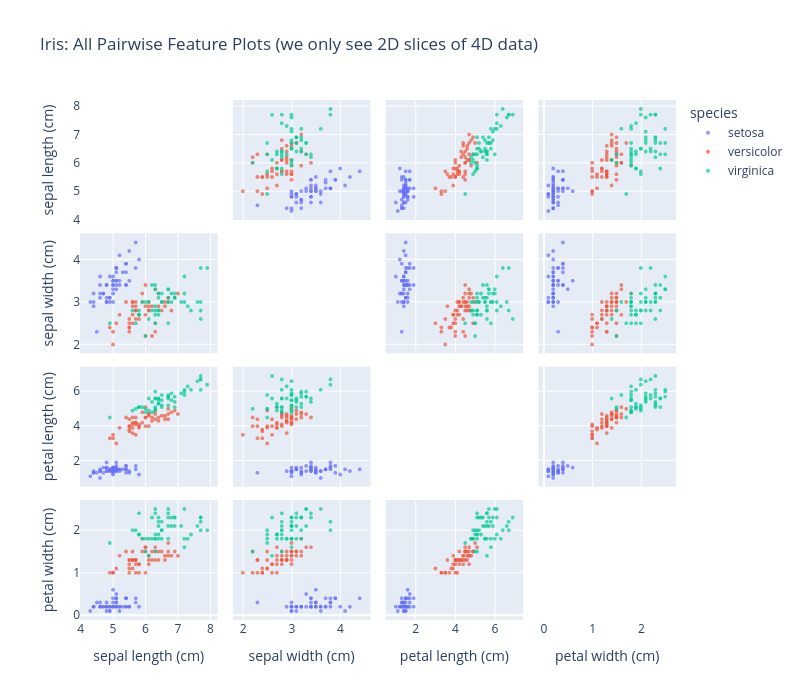

This figure's notebook cell:
### Markdown cell above
## Step 1: The Problem — We Can't See 4D

Let's try looking at pairs of features. We get *some* separation, but we're only seeing 2 out of 4 dimensions at a time. We might be missing the best angle.

### Code cell
# Scatter matrix — every pair of features
fig = px.scatter_matrix(
    df, 
    dimensions=feature_names, 
    color='species',
    title='Iris: All Pairwise Feature Plots (we only see 2D slices of 4D data)',
    opacity=0.7,
    height=700, width=800
)
fig.update_traces(diagonal_visible=False, marker=dict(size=4))
fig.show()

### Figure 1 — Plotly figure (JSON) as saved in the notebook; plotly's stock layout.template omitted (floating-point values rounded to 4 significant figures)
{"data": [{"diagonal": {"visible": false}, "dimensions": [{"axis": {"matches": true}, "label": "sepal length (cm)", "values": [5.1, 4.9, 4.7, 4.6, 5.0, 5.4, 4.6, 5.0, 4.4, 4.9, 5.4, 4.8, 4.8, 4.3, 5.8, 5.7, 5.4, 5.1, 5.7, 5.1, 5.4, 5.1, 4.6, 5.1, 4.8, 5.0, 5.0, 5.2, 5.2, 4.7, 4.8, 5.4, 5.2, 5.5, 4.9, 5.0, 5.5, 4.9, 4.4, 5.1, 5.0, 4.5, 4.4, 5.0, 5.1, 4.8, 5.1, 4.6, 5.3, 5.0]}, {"axis": {"matches": true}, "label": "sepal width (cm)", "values": [3.5, 3.0, 3.2, 3.1, 3.6, 3.9, 3.4, 3.4, 2.9, 3.1, 3.7, 3.4, 3.0, 3.0, 4.0, 4.4, 3.9, 3.5, 3.8, 3.8, 3.4, 3.7, 3.6, 3.3, 3.4, 3.0, 3.4, 3.5, 3.4, 3.2, 3.1, 3.4, 4.1, 4.2, 3.1, 3.2, 3.5, 3.6, 3.0, 3.4, 3.5, 2.3, 3.2, 3.5, 3.8, 3.0, 3.8, 3.2, 3.7, 3.3]}, {"axis": {"matches": true}, "label": "petal length (cm)", "values": [1.4, 1.4, 1.3, 1.5, 1.4, 1.7, 1.4, 1.5, 1.4, 1.5, 1.5, 1.6, 1.4, 1.1, 1.2, 1.5, 1.3, 1.4, 1.7, 1.5, 1.7, 1.5, 1.0, 1.7, 1.9, 1.6, 1.6, 1.5, 1.4, 1.6, 1.6, 1.5, 1.5, 1.4, 1.5, 1.2, 1.3, 1.4, 1.3, 1.5, 1.3, 1.3, 1.3, 1.6, 1.9, 1.4, 1.6, 1.4, 1.5, 1.4]}, {"axis": {"matches": true}, "label": "petal width (cm)", "values": [0.2, 0.2, 0.2, 0.2, 0.2, 0.4, 0.3, 0.2, 0.2, 0.1, 0.2, 0.2, 0.1, 0.1, 0.2, 0.4, 0.4, 0.3, 0.3, 0.3, 0.2, 0.4, 0.2, 0.5, 0.2, 0.2, 0.4, 0.2, 0.2, 0.2, 0.2, 0.4, 0.1, 0.2, 0.2, 0.2, 0.2, 0.1, 0.2, 0.2, 0.3, 0.3, 0.2, 0.6, 0.4, 0.3, 0.2, 0.2, 0.2, 0.2]}], "hovertemplate": "species=setosa<br>%{xaxis.title.text}=%{x}<br>%{yaxis.title.text}=%{y}<extra></extra>", "legendgroup": "setosa", "marker": {"color": "#636efa", "opacity": 0.7, "size": 4, "symbol": "circle"}, "name": "setosa", "showlegend": true, "type": "splom"}, {"diagonal": {"visible": false}, "dimensions": [{"axis": {"matches": true}, "label": "sepal length (cm)", "values": [7.0, 6.4, 6.9, 5.5, 6.5, 5.7, 6.3, 4.9, 6.6, 5.2, 5.0, 5.9, 6.0, 6.1, 5.6, 6.7, 5.6, 5.8, 6.2, 5.6, 5.9, 6.1, 6.3, 6.1, 6.4, 6.6, 6.8, 6.7, 6.0, 5.7, 5.5, 5.5, 5.8, 6.0, 5.4, 6.0, 6.7, 6.3, 5.6, 5.5, 5.5, 6.1, 5.8, 5.0, 5.6, 5.7, 5.7, 6.2, 5.1, 5.7]}, {"axis": {"matches": true}, "label": "sepal width (cm)", "values": [3.2, 3.2, 3.1, 2.3, 2.8, 2.8, 3.3, 2.4, 2.9, 2.7, 2.0, 3.0, 2.2, 2.9, 2.9, 3.1, 3.0, 2.7, 2.2, 2.5, 3.2, 2.8, 2.5, 2.8, 2.9, 3.0, 2.8, 3.0, 2.9, 2.6, 2.4, 2.4, 2.7, 2.7, 3.0, 3.4, 3.1, 2.3, 3.0, 2.5, 2.6, 3.0, 2.6, 2.3, 2.7, 3.0, 2.9, 2.9, 2.5, 2.8]}, {"axis": {"matches": true}, "label": "petal length (cm)", "values": [4.7, 4.5, 4.9, 4.0, 4.6, 4.5, 4.7, 3.3, 4.6, 3.9, 3.5, 4.2, 4.0, 4.7, 3.6, 4.4, 4.5, 4.1, 4.5, 3.9, 4.8, 4.0, 4.9, 4.7, 4.3, 4.4, 4.8, 5.0, 4.5, 3.5, 3.8, 3.7, 3.9, 5.1, 4.5, 4.5, 4.7, 4.4, 4.1, 4.0, 4.4, 4.6, 4.0, 3.3, 4.2, 4.2, 4.2, 4.3, 3.0, 4.1]}, {"axis": {"matches": true}, "label": "petal width (cm)", "values": [1.4, 1.5, 1.5, 1.3, 1.5, 1.3, 1.6, 1.0, 1.3, 1.4, 1.0, 1.5, 1.0, 1.4, 1.3, 1.4, 1.5, 1.0, 1.5, 1.1, 1.8, 1.3, 1.5, 1.2, 1.3, 1.4, 1.4, 1.7, 1.5, 1.0, 1.1, 1.0, 1.2, 1.6, 1.5, 1.6, 1.5, 1.3, 1.3, 1.3, 1.2, 1.4, 1.2, 1.0, 1.3, 1.2, 1.3, 1.3, 1.1, 1.3]}], "hovertemplate": "species=versicolor<br>%{xaxis.title.text}=%{x}<br>%{yaxis.title.text}=%{y}<extra></extra>", "legendgroup": "versicolor", "marker": {"color": "#EF553B", "opacity": 0.7, "size": 4, "symbol": "circle"}, "name": "versicolor", "showlegend": true, "type": "splom"}, {"diagonal": {"visible": false}, "dimensions": [{"axis": {"matches": true}, "label": "sepal length (cm)", "values": [6.3, 5.8, 7.1, 6.3, 6.5, 7.6, 4.9, 7.3, 6.7, 7.2, 6.5, 6.4, 6.8, 5.7, 5.8, 6.4, 6.5, 7.7, 7.7, 6.0, 6.9, 5.6, 7.7, 6.3, 6.7, 7.2, 6.2, 6.1, 6.4, 7.2, 7.4, 7.9, 6.4, 6.3, 6.1, 7.7, 6.3, 6.4, 6.0, 6.9, 6.7, 6.9, 5.8, 6.8, 6.7, 6.7, 6.3, 6.5, 6.2, 5.9]}, {"axis": {"matches": true}, "label": "sepal width (cm)", "values": [3.3, 2.7, 3.0, 2.9, 3.0, 3.0, 2.5, 2.9, 2.5, 3.6, 3.2, 2.7, 3.0, 2.5, 2.8, 3.2, 3.0, 3.8, 2.6, 2.2, 3.2, 2.8, 2.8, 2.7, 3.3, 3.2, 2.8, 3.0, 2.8, 3.0, 2.8, 3.8, 2.8, 2.8, 2.6, 3.0, 3.4, 3.1, 3.0, 3.1, 3.1, 3.1, 2.7, 3.2, 3.3, 3.0, 2.5, 3.0, 3.4, 3.0]}, {"axis": {"matches": true}, "label": "petal length (cm)", "values": [6.0, 5.1, 5.9, 5.6, 5.8, 6.6, 4.5, 6.3, 5.8, 6.1, 5.1, 5.3, 5.5, 5.0, 5.1, 5.3, 5.5, 6.7, 6.9, 5.0, 5.7, 4.9, 6.7, 4.9, 5.7, 6.0, 4.8, 4.9, 5.6, 5.8, 6.1, 6.4, 5.6, 5.1, 5.6, 6.1, 5.6, 5.5, 4.8, 5.4, 5.6, 5.1, 5.1, 5.9, 5.7, 5.2, 5.0, 5.2, 5.4, 5.1]}, {"axis": {"matches": true}, "label": "petal width (cm)", "values": [2.5, 1.9, 2.1, 1.8, 2.2, 2.1, 1.7, 1.8, 1.8, 2.5, 2.0, 1.9, 2.1, 2.0, 2.4, 2.3, 1.8, 2.2, 2.3, 1.5, 2.3, 2.0, 2.0, 1.8, 2.1, 1.8, 1.8, 1.8, 2.1, 1.6, 1.9, 2.0, 2.2, 1.5, 1.4, 2.3, 2.4, 1.8, 1.8, 2.1, 2.4, 2.3, 1.9, 2.3, 2.5, 2.3, 1.9, 2.0, 2.3, 1.8]}], "hovertemplate": "species=virginica<br>%{xaxis.title.text}=%{x}<br>%{yaxis.title.text}=%{y}<extra></extra>", "legendgroup": "virginica", "marker": {"color": "#00cc96", "opacity": 0.7, "size": 4, "symbol": "circle"}, "name": "virginica", "showlegend": true, "type": "splom"}], "layout": {"dragmode": "select", "height": 700, "legend": {"title": {"text": "species"}, "tracegroupgap": 0}, "title": {"text": "Iris: All Pairwise Feature Plots (we only see 2D slices of 4D data)"}, "width": 800}}
